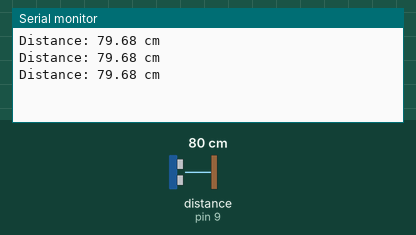
The sketch below on a simulated Arduino Uno, built with avr-gcc and run on an emulated ATmega328P. On the bench: the last lines printed to the serial monitor. Wiring (inferred from the names in the program): ultrasonic range finder: trigger pin 10; echo pin 9. The test bench sets the inputs (shaded band); at power-on: distance to the obstacle (sensor on pin 9) 80 cm. The echo pulse lasts 58.3 µs per cm.

Above: at 1.3 s.
1.4 s: distance to the obstacle (sensor on pin 9) set to 2 cm
At 1.9 s:
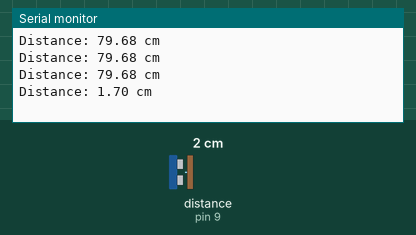
2.9 s: distance to the obstacle (sensor on pin 9) set to 4 cm
At 3.4 s:
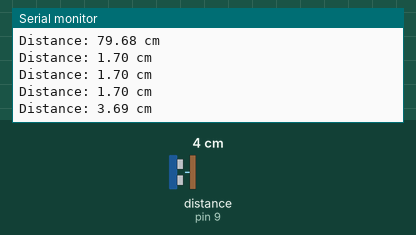
Timing chart, 0 to 5.9 s (numbered marks = the images above; inputs shaded):
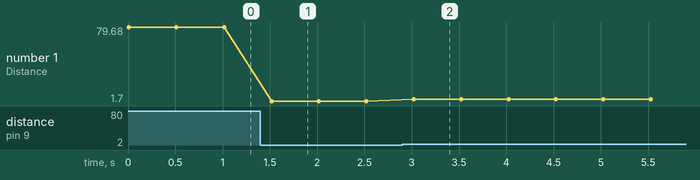

The sketch:

Distance_Measurement.ino
```cpp
/*
  Distance Measurement Using HC-SR04 Ultrasonic Sensor & Arduino Uno

  Description:
  This program uses an HC-SR04 ultrasonic sensor to measure distance.
  The sensor sends out an ultrasonic pulse and listens for the echo.
  The Arduino calculates the time taken for the pulse to return and
  converts it into distance.

  Formula Used:
  Distance = (Time * Speed of Sound) / 2
  where:
  - Time = Pulse travel time in microseconds.
  - Speed of sound = 343 m/s or 0.0343 cm/µs.
  - Divide by 2 since the pulse travels to the object and back.
*/

// Define the pin numbers for the HC-SR04 sensor
const int trigPin = 10;   // Trigger pin connected to digital pin 10
const int echoPin = 9;  // Echo pin connected to digital pin 9

void setup() {
  pinMode(trigPin, OUTPUT); // Set Trigger pin as output
  pinMode(echoPin, INPUT);  // Set Echo pin as input
  Serial.begin(9600);       // Initialize serial communication for debugging
}

void loop() {
  // Send ultrasonic pulse
  digitalWrite(trigPin, LOW);
  delayMicroseconds(2);  // Ensure clean pulse start
  digitalWrite(trigPin, HIGH);
  delayMicroseconds(10);  // Pulse duration of 10 microseconds
  digitalWrite(trigPin, LOW);

  // Measure echo return time
  long duration = pulseIn(echoPin, HIGH);

  // Convert time to distance (in cm)
  float distance = (duration * 0.0343) / 2;

  // Print the distance on Serial Monitor
  Serial.print("Distance: ");
  Serial.print(distance);
  Serial.println(" cm");

  delay(500); // Wait before next measurement
}
```

Measured:
- after the input at 1.4 s, the serial monitor: prints a new line after 0.12 s (image 1)
- after the input at 2.9 s, the serial monitor: prints a new line after 0.12 s (image 2)
- plotted number 1: 79.68 → 1.7 after the input at 1.4 s, 1.7 → 3.69 after the input at 2.9 s
